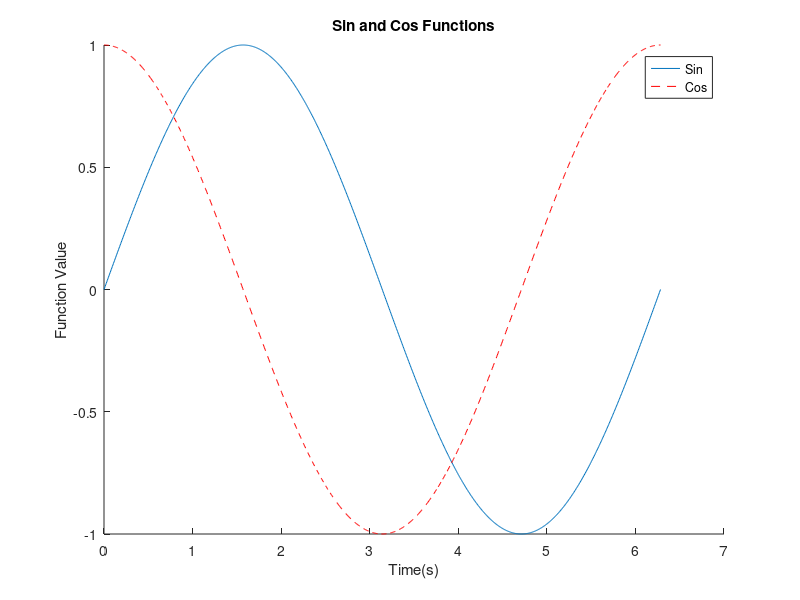

This figure's MATLAB source:
%% 1)
a = 10;
b = (2.5)*10^23;
c = 2+3*i;
d = exp(1)^(j*2*(pi/3));

%% 4)
x = 1/(1+exp(-(a-15)/6));
y = (sqrt(a)+(b^(1/21)))^pi;
%z ??? lol

%% 8)
figure;
hold on;
t = linspace(0,2*pi,1000);
plot(t,sin(t));
plot(t,cos(t), '--r');
xlabel('Time(s)');
ylabel('Function Value');
title('Sin and Cos Functions');
legend('Sin','Cos');


